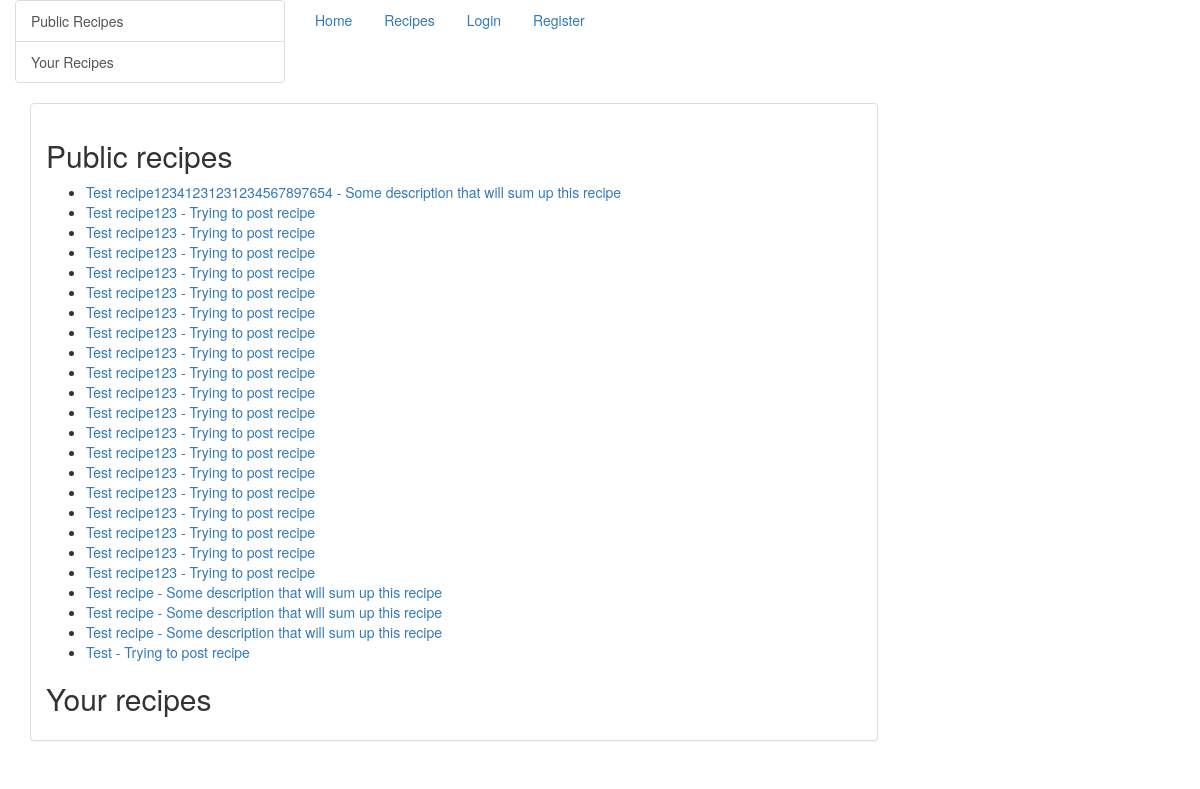
The app's page /recipes/ with its own data.
### recipe/models.py (models this page shows)
class Recipe(models.Model):
    name = models.CharField(max_length=200)
    user = models.ForeignKey(User, on_delete=models.CASCADE)
    ingredients = models.ManyToManyField(Ingredient)
    description = models.CharField(max_length=100, blank=True)
    recipe_steps = models.CharField(max_length=1000)
    yields = models.IntegerField()
    date = models.DateField(default=datetime.date.today)
    global_access = models.BooleanField(default=True)
    card = models.CharField(max_length=1024, blank=True)
    class Meta:
        ordering = ["-name"]
    def __str__(self):
        return self.name

### website/views.py (the view)
# urls.py: url(r'^recipes/$', ShowAllRecipes.as_view()),
class ShowAllRecipes(ListView):
    context_object_name = 'recipe'
    queryset = Recipe.objects.filter(global_access=False)
    queryset2 = Recipe.objects.filter(global_access=True)
    def get_context_data(self, **kwargs):
        queryset2 = Recipe.objects.filter(global_access=True)
        if self.request.user.is_authenticated():
            queryset = Recipe.objects.filter(user=self.request.user)
            context = {
                'paginator': None,
                'page_obj': None,
                'is_paginated': False,
                'object_list': queryset,
                'object_list2': queryset2
            }
            context.update(kwargs)
        else:
            context = {
                'paginator': None,
                'page_obj': None,
                'is_paginated': False,
                'object_list2': queryset2,
            }
            context.update(kwargs)
        return context

### templates/recipe/recipe_list.html (shortened to what this page needs)
{% extends "base.html" %}
{% block content %}
    <h2 id="1">Public recipes</h2>
    <ul>
        {% for recipe in object_list2 %}
            <li><a href="/recipe/{{ recipe.id }}">{{ recipe }} - {{ recipe.description }}</a></li>
        {% endfor %}
    </ul>
    <h2 id="2">Your recipes</h2>
{% endblock %}
{% block sidebar %}
    <div class="col-xs-6 col-sm-3 sidebar-offcanvas sidebar-nav" id="sidebar" role="navigation">
        <div class="list-group">
            <a href="#1" class="list-group-item">
                <div class="sidebar">Public Recipes</div>
            </a>
            <a href="#2" class="list-group-item">
                <div class="sidebar">Your Recipes</div>
            </a>
        </div>
    </div>
{% endblock %}

### records on screen
Recipe: name "Test recipe12341231231234567897654", description "Some description that will sum up this recipe"
Recipe: name "Test recipe123", description "Trying to post recipe"
Recipe: name "Test recipe123", description "Trying to post recipe"
Recipe: name "Test recipe123", description "Trying to post recipe"
Recipe: name "Test recipe123", description "Trying to post recipe"
Recipe: name "Test recipe123", description "Trying to post recipe"
Recipe: name "Test recipe123", description "Trying to post recipe"
Recipe: name "Test recipe123", description "Trying to post recipe"
Recipe: name "Test recipe123", description "Trying to post recipe"
Recipe: name "Test recipe123", description "Trying to post recipe"
Recipe: name "Test recipe123", description "Trying to post recipe"
Recipe: name "Test recipe123", description "Trying to post recipe"
Recipe: name "Test recipe123", description "Trying to post recipe"
Recipe: name "Test recipe123", description "Trying to post recipe"
Recipe: name "Test recipe123", description "Trying to post recipe"
Recipe: name "Test recipe123", description "Trying to post recipe"
Recipe: name "Test recipe123", description "Trying to post recipe"
Recipe: name "Test recipe123", description "Trying to post recipe"
Recipe: name "Test recipe123", description "Trying to post recipe"
Recipe: name "Test recipe123", description "Trying to post recipe"
Recipe: name "Test recipe", description "Some description that will sum up this recipe"
Recipe: name "Test recipe", description "Some description that will sum up this recipe"
Recipe: name "Test recipe", description "Some description that will sum up this recipe"
Recipe: name "Test", description "Trying to post recipe"
